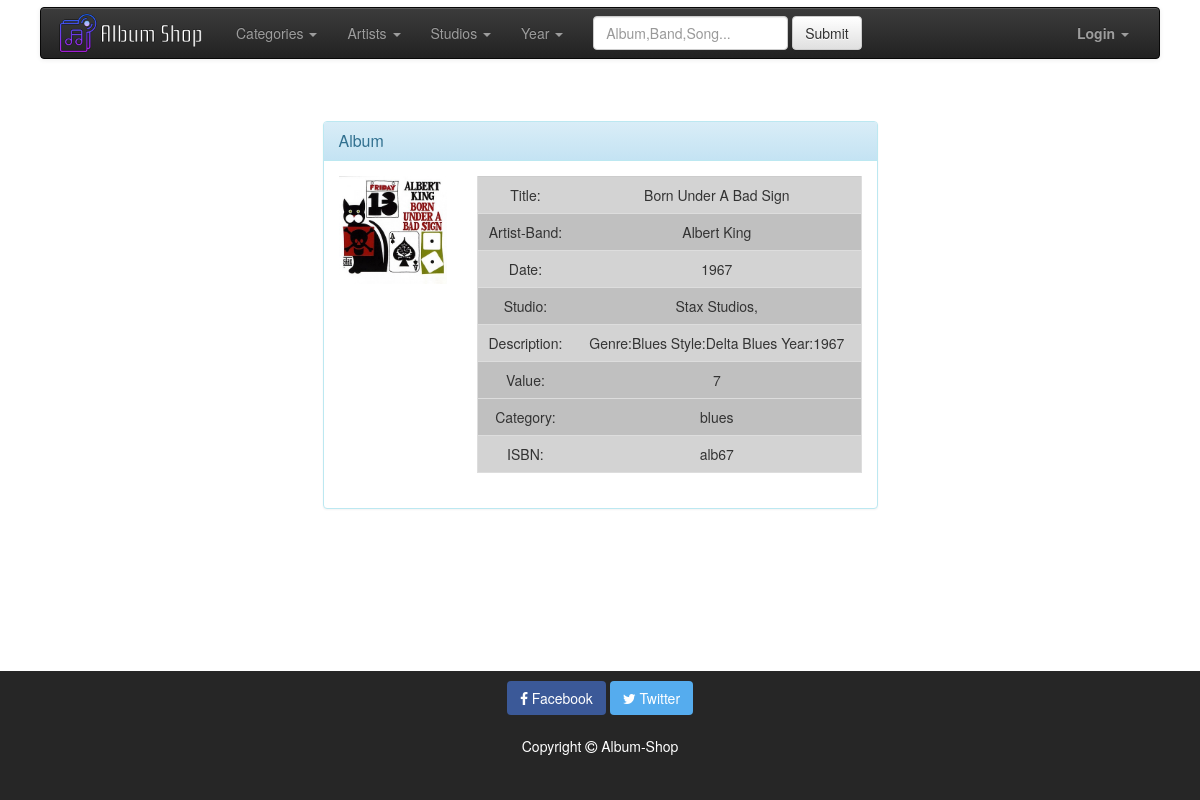
/view_album.php?cd_id=17, run on the app's committed database.
### tables this page shows
CREATE TABLE IF NOT EXISTS `cd` (
  `cd_id` int(11) NOT NULL,
  `cd_title` varchar(50) NOT NULL,
  `cd_artists` varchar(40) NOT NULL,
  `cd_date` int(4) NOT NULL,
  `cd_studio` varchar(20) NOT NULL,
  `cd_description` varchar(400) NOT NULL,
  `cd_value` int(11) NOT NULL,
  `cd_stock` int(11) NOT NULL,
  `cd_icon_path` text NOT NULL,
  `cd_category` varchar(20) NOT NULL,
  `cd_isbn` varchar(5) NOT NULL
);

### view_album.php (the view, shortened to what this page needs)
<!DOCTYPE html>
<html lang="en">
<?php include("header.php") ?>
<body>
<?php
  include("navbar.php");
?>
<?php
include("mysqli_connect.php");
$cd_id=$_REQUEST["cd_id"];
$q="SELECT * FROM cd WHERE cd_id=$cd_id";
$r=mysqli_query($con,$q);
if($r) {
  $rec=mysqli_fetch_array($r);
  $cd_title       = $rec["cd_title"];
  $cd_artists     = $rec["cd_artists"];
  $cd_studio      = $rec["cd_studio"];
  $cd_date        = $rec["cd_date"];
  $cd_description = $rec["cd_description"];
  $cd_value       = $rec["cd_value"];
  $cd_stock       = $rec["cd_stock"];
  $cd_icon_path   = $rec["cd_icon_path"];
  $cd_category    = $rec["cd_category"];
  $cd_isbn        = $rec["cd_isbn"];
}
?>
<div class="main">
<div class="container">
  <div class="row">
    <div class="col-md-5 pull-left col-md-offset-3 "><?php if(isset($_SESSION["admin"])) { ?>
      <a href="albums.php" type="button" class="btn btn-sm btn-primary"><i class="glyphicon glyphicon-chevron-left"></i>Go Back to albums</a>
      <?php } ?>
    </div>
    <div class="col-xs-12 col-sm-12 col-md-6 col-lg-6 col-xs-offset-0 col-sm-offset-0 col-md-offset-3 col-lg-offset-3 " >
      <div class="panel panel-info">
        <div class="panel-heading">
          <h3 class="panel-title">Album</h3>
        </div>
        <div class="panel-body">
          <div class="row">
            <div class="col-md-3 col-lg-3 " align="center"> <img alt="Album Pic" src="<?php echo $rec["cd_icon_path"]; ?>" class="img-responsive"> </div>
            <div class=" col-md-9 col-lg-9 ">
              <table class="table table-user-information">
                <tbody>
                  <tr>
                    <td>Title:</td>
                    <td><?php echo $cd_title; ?></td>
                  </tr>
                  <tr>
                    <td>Artist-Band:</td>
                    <td><?php echo $cd_artists; ?></td>
                  </tr>
                  <tr>
                    <td>Date:</td>
                    <td><?php echo $cd_date; ?></td>
                  </tr>
                  <tr>
                    <td>Studio:</td>
                    <td><?php echo $cd_studio; ?></td>
                  </tr>
                  <tr>
                    <td>Description:</td>
                    <td><?php echo $cd_description; ?></td>
                  </tr>
                  <tr>
                    <td>Value:</td>
                    <td><?php echo $cd_value; ?></td>
                  </tr>
                  <tr><?php if(isset($_SESSION["admin"])) { ?>
                    <td>Stock:</td>
                    <td><?php echo $cd_stock; ?></td>
                  </tr>
                  <tr>
                    <td>Image name:</td>
                    <td><?php echo $cd_icon_path; ?></td>
                  </tr><?php } ?>
                  <tr>
                    <td>Category:</td>
                    <td><?php echo $cd_category; ?></td>
                  </tr>
                  <tr>
                    <td>ISBN:</td>
                    <td><?php echo $cd_isbn; ?></td>
                  </tr>
                </tbody>
              </table>
            </div>
          </div>
        </div><?php if(isset($_SESSION["admin"])) { ?>
          <div class="panel-footer">
            <a href="edit_album.php" type="button" class="btn btn-sm btn-warning"><i class="glyphicon glyphicon-edit"></i>Edit this album</a>
            <span class="pull-right">
              <form method="post" action="delete_album.php">
                <input type="hidden" name="cd_id" value="<?php echo $rec["cd_id"]; ?>">
                <button type="submit" class="btn btn-sm btn-danger" >Delete <span class="glyphicon glyphicon-trash"></span></button>
              </form>
            </span>
        </div>
        <?php } ?>
      </div>
    </div>
  </div>
</div>
</div>
<?php
  include("footer.php");
?>
</body>
</html>

### style.css (style rules this page uses)
body { background: url("./images/m7.jpg") no-repeat center center fixed; -webkit-background-size: cover; -moz-background-size: cover; -o-background-size: cover; background-size: cover; padding-top: 70px; display: flex; flex-direction: column; min-height: 100vh; width: 100%; }
html, body { height: 100%; margin: 0; }
.main { position :relative; max-width: 1200px; margin-left: auto; margin-right: auto; margin-top: 50px; }
.panel { max-width: 1200px; }
tbody tr:nth-of-type(odd) { background: #D3D3D3; }
tbody tr:nth-of-type(even) { background: #C0C0C0; }
.table-user-information > tbody > tr { border-top: 1px solid rgb(221, 221, 221); }
.table-user-information > tbody > tr:first-child { border-top: 0; }
.table-user-information > tbody > tr > td { border-top: 0; }
table ,th { text-align: center; }
table { border: 1px solid #ccc; border-collapse: collapse; margin: 0; padding: 0; width: 100%; }
table tr { background-color: #f8f8f8; border: 1px solid #ddd; padding: .35em; }
table th, table td { padding: .625em; text-align: center; }

### data on the page
cd: cd_icon_path (picture), cd_title "Born Under A Bad Sign", cd_artists "Albert King", cd_date "1967", cd_studio "Stax Studios,", cd_description "Genre:Blues Style:Delta Blues Year:1967", cd_value "7", cd_category "blues", cd_isbn "alb67"
